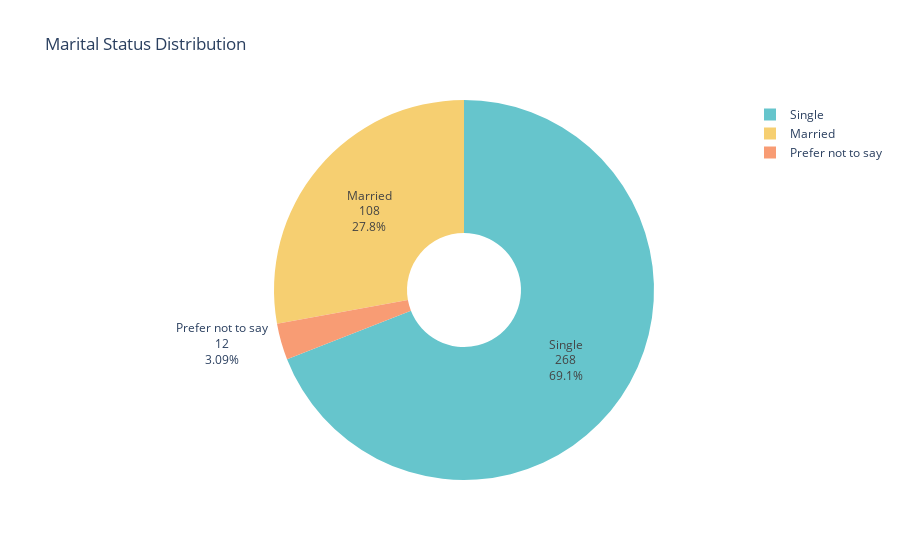

The notebook cell this image was saved under:
### Markdown cell above
- CREATE A PIE CHART FOR THE MARITAL STATUS

### Code cell
marital_status_counts = online_food['Marital Status'].value_counts().reset_index()
marital_status_counts.columns = ['Marital Status', 'Count']

#colors = ['#636EFA', '#EF553B', '#00CC96', '#AB63FA']

# Create the pie chart
fig = px.pie(marital_status_counts, names='Marital Status', 
                values='Count', hole=0.3, 
                title='Marital Status Distribution', 
                color_discrete_sequence=px.colors.qualitative.Pastel)

# Update the chart to add data labels
fig.update_traces(textinfo='percent+label+value')

# Show the plot
fig.show()

### Figure 1 — Plotly figure (JSON) as saved in the notebook; plotly's stock layout.template omitted (floating-point values rounded to 4 significant figures)
{"data": [{"domain": {"x": [0, 1], "y": [0, 1]}, "hole": 0.3, "hovertemplate": "Marital Status=%{label}<br>Count=%{value}<extra></extra>", "labels": ["Single", "Married", "Prefer not to say"], "legendgroup": "", "name": "", "showlegend": true, "textinfo": "percent+label+value", "type": "pie", "values": [268, 108, 12]}], "layout": {"legend": {"tracegroupgap": 0}, "piecolorway": ["rgb(102, 197, 204)", "rgb(246, 207, 113)", "rgb(248, 156, 116)", "rgb(220, 176, 242)", "rgb(135, 197, 95)", "rgb(158, 185, 243)", "rgb(254, 136, 177)", "rgb(201, 219, 116)", "rgb(139, 224, 164)", "rgb(180, 151, 231)", "rgb(179, 179, 179)"], "title": {"text": "Marital Status Distribution"}}}
